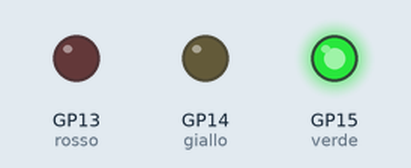
Simulated run of this program. Board: Raspberry Pi Pico running MicroPython. On the bench: output pins drawn as LEDs (lit = HIGH).

Above: at 1.5 s.
At 3.5 s:
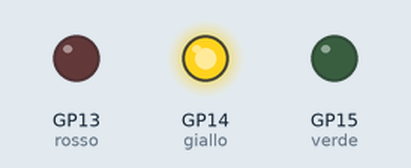
At 5.5 s:
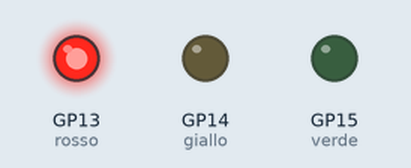
Timing chart, 0 to 9.1 s (numbered marks = the images above):
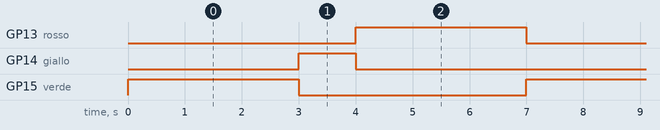

The program:

semaforo.py
```python
# 05 - Semaforo con tre LED su GP13, GP14, GP15

from machine import Pin
import time

rosso = Pin(13, Pin.OUT)
giallo = Pin(14, Pin.OUT)
verde = Pin(15, Pin.OUT)

def solo(acceso, durata):
    rosso.value(1 if acceso == "rosso" else 0)
    giallo.value(1 if acceso == "giallo" else 0)
    verde.value(1 if acceso == "verde" else 0)
    time.sleep(durata)

while True:
    solo("verde", 3)
    solo("giallo", 1)
    solo("rosso", 3)
```

Measured:
- by itself, GP13 (rosso), GP15 (verde): alternates HIGH for 3.0 s and LOW for 4.0 s
- by itself, GP14 (giallo): alternates HIGH for 1.0 s and LOW for 6.0 s
- by itself, everything shown: repeats every 7.0 s, in 3 steps
